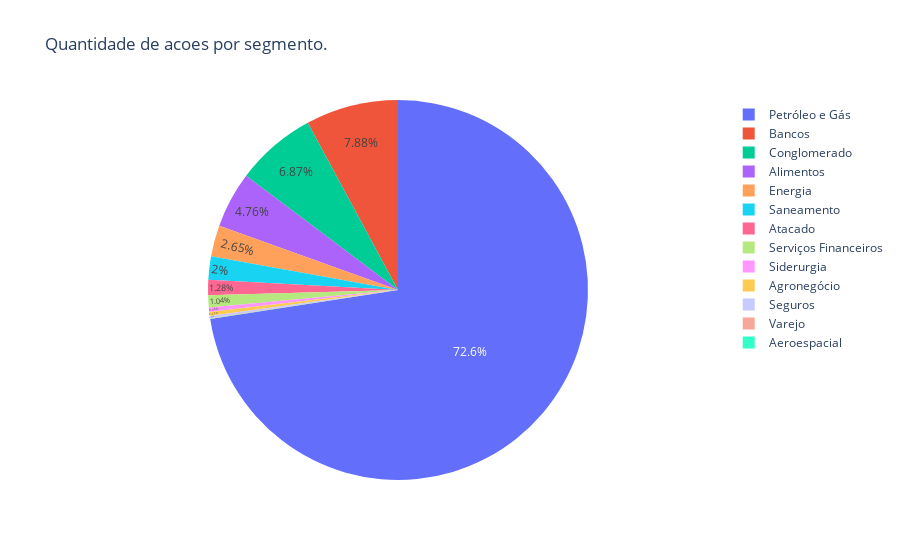

Write notebook code for a chart like this one.
### Code cell
fig_mensal = px.pie(df_analise_segmento_mensal,
                 values="var_reais_total",
                 names="segmento",
                 title="Quantidade de acoes por segmento.",
                 hover_data=["segmento"]
                 )
fig_mensal.update_traces(textposition = "inside")
fig_mensal.show()

### Figure 1 — Plotly figure (JSON) as saved in the notebook; plotly's stock layout.template omitted (floating-point values rounded to 4 significant figures)
{"data": [{"customdata": [["Aeroespacial"], ["Agronegócio"], ["Alimentos"], ["Atacado"], ["Bancos"], ["Conglomerado"], ["Energia"], ["Petróleo e Gás"], ["Saneamento"], ["Seguros"], ["Serviços Financeiros"], ["Siderurgia"], ["Varejo"]], "domain": {"x": [0, 1], "y": [0, 1]}, "hovertemplate": "segmento=%{customdata[0]}<br>var_reais_total=%{value}<extra></extra>", "labels": ["Aeroespacial", "Agronegócio", "Alimentos", "Atacado", "Bancos", "Conglomerado", "Energia", "Petróleo e Gás", "Saneamento", "Seguros", "Serviços Financeiros", "Siderurgia", "Varejo"], "legendgroup": "", "name": "", "showlegend": true, "textposition": "inside", "type": "pie", "values": [6580000.0, 93940000.0, 1355000000.0, 365100000.0, 2243000000.0, 1956000000.0, 754400000.0, 20660000000.0, 568900000.0, 54250000.0, 295700000.0, 108200000.0, 12750000.0]}], "layout": {"legend": {"tracegroupgap": 0}, "title": {"text": "Quantidade de acoes por segmento."}}}
